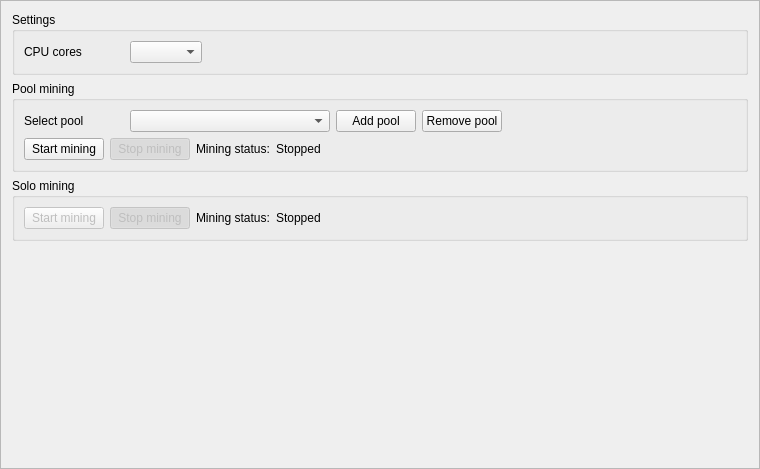
<?xml version="1.0" encoding="UTF-8"?>
<ui version="4.0">
 <class>MiningFrame</class>
 <widget class="QFrame" name="MiningFrame">
  <property name="geometry">
   <rect>
    <x>0</x>
    <y>0</y>
    <width>760</width>
    <height>469</height>
   </rect>
  </property>
  <property name="windowTitle">
   <string>Frame</string>
  </property>
  <property name="frameShape">
   <enum>QFrame::StyledPanel</enum>
  </property>
  <property name="frameShadow">
   <enum>QFrame::Raised</enum>
  </property>
  <layout class="QGridLayout" name="gridLayout_6">
   <item row="3" column="0">
    <spacer name="verticalSpacer_4">
     <property name="orientation">
      <enum>Qt::Vertical</enum>
     </property>
     <property name="sizeHint" stdset="0">
      <size>
       <width>20</width>
       <height>40</height>
      </size>
     </property>
    </spacer>
   </item>
   <item row="1" column="0">
    <widget class="QGroupBox" name="groupBox">
     <property name="title">
      <string>Pool mining</string>
     </property>
     <layout class="QGridLayout" name="gridLayout_3">
      <item row="0" column="1">
       <widget class="QComboBox" name="m_poolCombo">
        <property name="minimumSize">
         <size>
          <width>200</width>
          <height>0</height>
         </size>
        </property>
        <property name="editable">
         <bool>false</bool>
        </property>
       </widget>
      </item>
      <item row="0" column="4">
       <spacer name="horizontalSpacer_5">
        <property name="orientation">
         <enum>Qt::Horizontal</enum>
        </property>
        <property name="sizeHint" stdset="0">
         <size>
          <width>390</width>
          <height>20</height>
         </size>
        </property>
       </spacer>
      </item>
      <item row="0" column="2">
       <widget class="QPushButton" name="m_addPoolButton">
        <property name="text">
         <string>Add pool</string>
        </property>
        <property name="icon">
         <iconset resource="../../resources.qrc">
          <normaloff>:/icons/add</normaloff>:/icons/add</iconset>
        </property>
       </widget>
      </item>
      <item row="0" column="0">
       <widget class="QLabel" name="label">
        <property name="minimumSize">
         <size>
          <width>100</width>
          <height>0</height>
         </size>
        </property>
        <property name="text">
         <string>Select pool</string>
        </property>
       </widget>
      </item>
      <item row="1" column="0" colspan="5">
       <layout class="QGridLayout" name="gridLayout_2">
        <item row="0" column="4">
         <spacer name="horizontalSpacer">
          <property name="orientation">
           <enum>Qt::Horizontal</enum>
          </property>
          <property name="sizeHint" stdset="0">
           <size>
            <width>40</width>
            <height>20</height>
           </size>
          </property>
         </spacer>
        </item>
        <item row="0" column="0">
         <widget class="QPushButton" name="m_startButton">
          <property name="text">
           <string>Start mining</string>
          </property>
          <property name="checkable">
           <bool>true</bool>
          </property>
          <attribute name="buttonGroup">
           <string notr="true">m_miningButtonGroup</string>
          </attribute>
         </widget>
        </item>
        <item row="0" column="1">
         <widget class="QPushButton" name="m_stopButton">
          <property name="enabled">
           <bool>false</bool>
          </property>
          <property name="text">
           <string>Stop mining</string>
          </property>
          <property name="checkable">
           <bool>true</bool>
          </property>
          <property name="checked">
           <bool>true</bool>
          </property>
          <attribute name="buttonGroup">
           <string notr="true">m_miningButtonGroup</string>
          </attribute>
         </widget>
        </item>
        <item row="0" column="3">
         <widget class="QLabel" name="m_poolLabel">
          <property name="text">
           <string>Stopped</string>
          </property>
         </widget>
        </item>
        <item row="0" column="2">
         <widget class="QLabel" name="label_3">
          <property name="text">
           <string>Mining status:</string>
          </property>
         </widget>
        </item>
       </layout>
      </item>
      <item row="0" column="3">
       <widget class="QPushButton" name="m_delPoolButton">
        <property name="text">
         <string>Remove pool</string>
        </property>
        <property name="icon">
         <iconset resource="../../resources.qrc">
          <normaloff>:/icons/remove</normaloff>:/icons/remove</iconset>
        </property>
       </widget>
      </item>
     </layout>
     <zorder>m_poolCombo</zorder>
     <zorder>label</zorder>
     <zorder>m_addPoolButton</zorder>
     <zorder>m_delPoolButton</zorder>
    </widget>
   </item>
   <item row="0" column="0">
    <widget class="QGroupBox" name="groupBox_3">
     <property name="title">
      <string>Settings</string>
     </property>
     <layout class="QGridLayout" name="gridLayout">
      <item row="0" column="0">
       <widget class="QLabel" name="label_2">
        <property name="minimumSize">
         <size>
          <width>100</width>
          <height>0</height>
         </size>
        </property>
        <property name="text">
         <string>CPU cores</string>
        </property>
       </widget>
      </item>
      <item row="0" column="1">
       <widget class="QComboBox" name="m_cpuCombo"/>
      </item>
      <item row="0" column="2">
       <spacer name="horizontalSpacer_3">
        <property name="orientation">
         <enum>Qt::Horizontal</enum>
        </property>
        <property name="sizeHint" stdset="0">
         <size>
          <width>587</width>
          <height>20</height>
         </size>
        </property>
       </spacer>
      </item>
     </layout>
    </widget>
   </item>
   <item row="2" column="0">
    <widget class="QGroupBox" name="groupBox_2">
     <property name="minimumSize">
      <size>
       <width>0</width>
       <height>0</height>
      </size>
     </property>
     <property name="title">
      <string>Solo mining</string>
     </property>
     <layout class="QGridLayout" name="gridLayout_4">
      <item row="0" column="4">
       <spacer name="horizontalSpacer_2">
        <property name="orientation">
         <enum>Qt::Horizontal</enum>
        </property>
        <property name="sizeHint" stdset="0">
         <size>
          <width>555</width>
          <height>20</height>
         </size>
        </property>
       </spacer>
      </item>
      <item row="0" column="1">
       <widget class="QPushButton" name="m_stopSolo">
        <property name="enabled">
         <bool>false</bool>
        </property>
        <property name="text">
         <string>Stop mining</string>
        </property>
        <property name="checkable">
         <bool>true</bool>
        </property>
        <property name="checked">
         <bool>true</bool>
        </property>
        <attribute name="buttonGroup">
         <string notr="true">m_soloButtonGroup</string>
        </attribute>
       </widget>
      </item>
      <item row="0" column="0">
       <widget class="QPushButton" name="m_startSolo">
        <property name="enabled">
         <bool>false</bool>
        </property>
        <property name="text">
         <string>Start mining</string>
        </property>
        <property name="checkable">
         <bool>true</bool>
        </property>
        <attribute name="buttonGroup">
         <string notr="true">m_soloButtonGroup</string>
        </attribute>
       </widget>
      </item>
      <item row="0" column="3">
       <widget class="QLabel" name="m_soloLabel">
        <property name="text">
         <string>Stopped</string>
        </property>
       </widget>
      </item>
      <item row="0" column="2">
       <widget class="QLabel" name="label_4">
        <property name="text">
         <string>Mining status:</string>
        </property>
       </widget>
      </item>
     </layout>
    </widget>
   </item>
  </layout>
 </widget>
 <resources>
  <include location="../../resources.qrc"/>
 </resources>
 <connections>
  <connection>
   <sender>m_startButton</sender>
   <signal>toggled(bool)</signal>
   <receiver>m_startButton</receiver>
   <slot>setDisabled(bool)</slot>
   <hints>
    <hint type="sourcelabel">
     <x>71</x>
     <y>117</y>
    </hint>
    <hint type="destinationlabel">
     <x>71</x>
     <y>117</y>
    </hint>
   </hints>
  </connection>
  <connection>
   <sender>m_stopButton</sender>
   <signal>toggled(bool)</signal>
   <receiver>m_stopButton</receiver>
   <slot>setDisabled(bool)</slot>
   <hints>
    <hint type="sourcelabel">
     <x>194</x>
     <y>117</y>
    </hint>
    <hint type="destinationlabel">
     <x>194</x>
     <y>117</y>
    </hint>
   </hints>
  </connection>
  <connection>
   <sender>m_miningButtonGroup</sender>
   <signal>buttonClicked(QAbstractButton*)</signal>
   <receiver>MiningFrame</receiver>
   <slot>startStopClicked(QAbstractButton*)</slot>
   <hints>
    <hint type="sourcelabel">
     <x>-1</x>
     <y>-1</y>
    </hint>
    <hint type="destinationlabel">
     <x>379</x>
     <y>234</y>
    </hint>
   </hints>
  </connection>
  <connection>
   <sender>m_soloButtonGroup</sender>
   <signal>buttonClicked(QAbstractButton*)</signal>
   <receiver>MiningFrame</receiver>
   <slot>startStopSoloClicked(QAbstractButton*)</slot>
   <hints>
    <hint type="sourcelabel">
     <x>-1</x>
     <y>-1</y>
    </hint>
    <hint type="destinationlabel">
     <x>379</x>
     <y>234</y>
    </hint>
   </hints>
  </connection>
  <connection>
   <sender>m_addPoolButton</sender>
   <signal>clicked()</signal>
   <receiver>MiningFrame</receiver>
   <slot>addPoolClicked()</slot>
   <hints>
    <hint type="sourcelabel">
     <x>380</x>
     <y>29</y>
    </hint>
    <hint type="destinationlabel">
     <x>379</x>
     <y>234</y>
    </hint>
   </hints>
  </connection>
  <connection>
   <sender>m_startSolo</sender>
   <signal>toggled(bool)</signal>
   <receiver>m_startSolo</receiver>
   <slot>setDisabled(bool)</slot>
   <hints>
    <hint type="sourcelabel">
     <x>58</x>
     <y>186</y>
    </hint>
    <hint type="destinationlabel">
     <x>58</x>
     <y>186</y>
    </hint>
   </hints>
  </connection>
  <connection>
   <sender>m_stopSolo</sender>
   <signal>toggled(bool)</signal>
   <receiver>m_stopSolo</receiver>
   <slot>setDisabled(bool)</slot>
   <hints>
    <hint type="sourcelabel">
     <x>139</x>
     <y>186</y>
    </hint>
    <hint type="destinationlabel">
     <x>139</x>
     <y>186</y>
    </hint>
   </hints>
  </connection>
  <connection>
   <sender>m_poolCombo</sender>
   <signal>currentIndexChanged(QString)</signal>
   <receiver>MiningFrame</receiver>
   <slot>currentPoolChanged()</slot>
   <hints>
    <hint type="sourcelabel">
     <x>200</x>
     <y>103</y>
    </hint>
    <hint type="destinationlabel">
     <x>379</x>
     <y>234</y>
    </hint>
   </hints>
  </connection>
  <connection>
   <sender>m_delPoolButton</sender>
   <signal>clicked()</signal>
   <receiver>MiningFrame</receiver>
   <slot>removePoolClicked()</slot>
   <hints>
    <hint type="sourcelabel">
     <x>407</x>
     <y>103</y>
    </hint>
    <hint type="destinationlabel">
     <x>379</x>
     <y>234</y>
    </hint>
   </hints>
  </connection>
  <connection>
   <sender>m_cpuCombo</sender>
   <signal>currentIndexChanged(QString)</signal>
   <receiver>MiningFrame</receiver>
   <slot>setMiningThreads()</slot>
   <hints>
    <hint type="sourcelabel">
     <x>160</x>
     <y>42</y>
    </hint>
    <hint type="destinationlabel">
     <x>379</x>
     <y>234</y>
    </hint>
   </hints>
  </connection>
 </connections>
 <slots>
  <slot>startStopClicked(QAbstractButton*)</slot>
  <slot>startStopSoloClicked(QAbstractButton*)</slot>
  <slot>addPoolClicked()</slot>
 </slots>
 <buttongroups>
  <buttongroup name="m_soloButtonGroup"/>
  <buttongroup name="m_miningButtonGroup"/>
 </buttongroups>
</ui>
